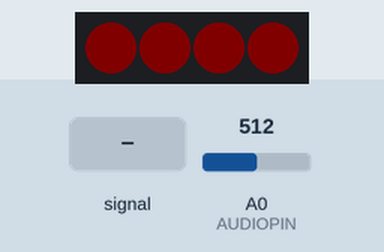
The sketch below on a simulated Arduino Uno, built with avr-gcc and run on an emulated ATmega328P. Parts: 4 RGB LEDs in strip order, left to right. The inputs (shaded band) are chosen by the test bench; at power-on: A0 (AUDIOPIN) = 512. Dim RGB values are drawn brighter than linear; random numbers use the default seed unless the sketch sets one.

Above: at 1.2 s.
1.3 s: A0 (AUDIOPIN) fed a 200 Hz sine of ±81 counts around its level
At 1.44 s:
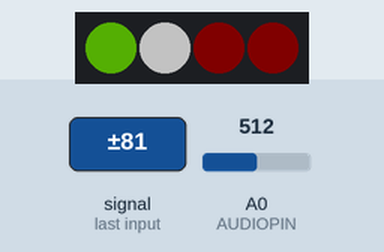
At 2.6 s:
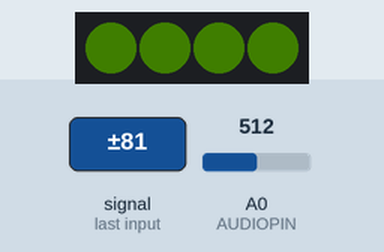
Timing chart, 0 to 9.0 s (numbered marks = the images above; inputs shaded):
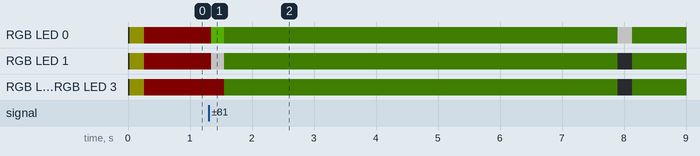

The sketch:

glowbek-reborn.ino
```cpp
#include "fix_fft.h"

#include <FastLED.h>
#include "SparksPattern.h"

#define LED_COUNT 4
#define SAMPLE_COUNT 128
#define USED_BIN_COUNT 50


int x = 0;
char im[SAMPLE_COUNT], data[SAMPLE_COUNT];
unsigned short magnitudeSquared[USED_BIN_COUNT];

#define AUDIOPIN A0

CRGB leds[LED_COUNT];
int ledsX[LED_COUNT][3];

char gradient[10] = {' ', '·','~','¢','c','»','¤','X','M','¶'};

SparksPattern sparks(leds, LED_COUNT,
                     50, //framesPerSecond,
                     3, //sparkleTrailLength,
                     6, //valFalloffDistance,
                     32, //valMin,
                     150, //valMax,
                     10); //sparkDistance

#define FRAME_WINDOW 4
bool pastTriggers[FRAME_WINDOW];

void setup() {
    //Serial.begin(115200);
    //Serial.print("Initialising...");

    LEDS.addLeds<WS2811, 7, GRB>(leds, 0, LED_COUNT);
    fill_solid(leds, LED_COUNT, CRGB(16,16,0));
    LEDS.show();
    //Serial.println(" Done.");

    memset8(pastTriggers, 0, FRAME_WINDOW);
}

void printValues() {
    Serial.println();
    char buf[3];
    for (int j = 0; j < USED_BIN_COUNT; j++) {
        sprintf(buf, "%4x", magnitudeSquared[j]);
        Serial.print(buf);
        Serial.print(' ');
    }
}

void listen();

void loop() {
    listen();

    //printValues();

    FastLED.show();

    bool isTriggered = false;

    for (int i = 0; i < USED_BIN_COUNT; ++i) {
        if (magnitudeSquared[i] > 0x0150)
        {
            isTriggered = true;
            break;
        }
    }

    bool canFireSpark = true;
    for (int j = 0; j < FRAME_WINDOW; ++j) {
        if (pastTriggers[j]) {
            canFireSpark = false;
            break;
        }
    }

    if (canFireSpark && isTriggered) {
        sparks.pushSparkToFront(random8());
    }

    memcpy8(pastTriggers, pastTriggers+1, FRAME_WINDOW-1);
    pastTriggers[FRAME_WINDOW-1] = isTriggered;


    sparks.update();
    sparks.draw(leds);
}

void listen() {
    memset8(im, 0, SAMPLE_COUNT);

    // Read some samples
    for (uint8_t i = 0; i < SAMPLE_COUNT; i++) {
        data[i] = analogRead(AUDIOPIN);
        _delay_us(50);
    };

    // The FFT provides vectors in the form of { data[i], im[i] } vectors.
    // The amplitude of a bin is encoded as the magnitude of this vector
    // (ie. sqrt(x^2 + y^2) ), and the phase is encoded as the angle
    // (ie. atan2(y,x) ).
    fix_fft(data, im, 7, 0);

    // Don't calculate magnitude for every bin; there's a lot of data we probably won't use.
    for (uint8_t i = 0; i < USED_BIN_COUNT; i++) {
        magnitudeSquared[i] = data[i] * data[i] + im[i] * im[i];
        //data[i] = sqrt16(magnitudeSquared[i]);
    };

}
```

SparksPattern.cpp
```cpp
// (licence header left out)
#include "SparksPattern.h"

#include <string.h>
#include <stdlib.h>
#include <stdio.h>
#include "hsv2rgb.h"

Spark SparksPattern::_sparks[MAX_SPARKS] = {};
unsigned char SparksPattern::_sparkCount = 1;

SparksPattern::SparksPattern(CRGB *rgbBuffer,
                             unsigned char length,
                             int framesPerSecond,
                             unsigned char sparkleTrailLength,
                             unsigned char valFalloffDistance,
                             unsigned char valMin,
                             unsigned char valMax,
                             unsigned char sparkDistance,
                             unsigned char startOffset,
                             HueSelector hueSelector)
        : _length(length),
          _timeBetweenFrames(1000 / framesPerSecond),
          _timeUntilNextFrame(0),
          _framesUntilNewSpark(startOffset),
          _sparkDistance(sparkDistance),
          _sparkleTrailLength(sparkleTrailLength),
          _valFalloffDistance(valFalloffDistance),
          _valMin(valMin),
          _valMax(valMax),
          _hueSelector(hueSelector)
{
    _buffer.rgb = rgbBuffer;

    _sparks[0] = Spark(0, length - 1);
}

void SparksPattern::update()
{
    advanceSparks();
}

void SparksPattern::advanceSparks()
{
    // First, advance all sparks
    for (int i = 0; i < _sparkCount; i++)
        _sparks[i].position++;

    // Next, prune a spark if we are able.
    // We can only destroy a spark if:
    //   - There are at least two sparks
    //  && Spark before it has reached the end
    if (_sparkCount > 1) {
        Spark& secondToLast = _sparks[_sparkCount - 2];
        if (secondToLast.position >= (_length - 1)) {
            _sparkCount--;
        }
    }
}

void SparksPattern::pushSparkToFront(unsigned char hue)
{
    for (int i = MAX_SPARKS - 2; i >= 0; i--) {
        _sparks[i + 1] = _sparks[i];
    }

    _sparks[0].position = 0;
    _sparks[0].hue = hue;
    _sparkCount++;
}

inline int interpolate(int a, int b, int t, int range_t)
{
    return ( (a * t) / range_t) + (b * (range_t - t) / range_t);
}

unsigned char SparksPattern::pixelVal(unsigned char leadingSparkPosition,
                                      unsigned char pixelPosition)
{
    unsigned char distance = leadingSparkPosition - pixelPosition;
    if (distance > _valFalloffDistance)
        return _valMin;

    return interpolate(_valMin, _valMax, distance, _valFalloffDistance);
}

void SparksPattern::draw(CRGB *frameBuffer)
{
    int lastSparkHead = -1;

    // Iterate forward through the sparks
    for (int i = 0; i < _sparkCount; i++) {
        Spark &spark = _sparks[i];
        // - Find the position of this spark
        int startIdx = spark.position;

        // - If the spark is beyond the end, we still need to draw its body and tail
        //   (we just can't render its head, or anything beyond the framebuffer)
        if (startIdx >= _length) {
            startIdx = _length - 1;
        }

        // - Iterate backwards until the head of the last spark
        for (int pixelIdx = startIdx; pixelIdx > lastSparkHead; pixelIdx--) {
            CHSV &pixel = _buffer.hsv[pixelIdx];

            //   - Set pixel hue to curent spark's hue
            pixel.hue = spark.hue;

            //   - Set pixel saturation:
            //     - (HEAD) 0
            //     - (BODY) random
            //     - (TAIL) 255
            if (pixelIdx == spark.position) {
                pixel.sat = 0;
            }
            else if (spark.position - pixelIdx <= _sparkleTrailLength) {
                // Saturation = 100% - RandomElement({ 0xff, 0x7f, 0x3f, 0x1f, 0x0f })
                //    leaving possible sat values of { 0x00, 0x70, 0xc0, 0xe0, 0xf0 }
                pixel.sat = 0xff - (0xff >> (rand() % 5));
                //pixel.sat = interpolate(255, 0, spark.Position - pixelIdx, _sparkleTrailLength);
            }
            else {
                pixel.sat = 255;
            }

            // Set pixel value based on the falloff function
            pixel.val = pixelVal(spark.position, pixelIdx);
        }

        lastSparkHead = spark.position;
    }

    hsv2rgb_rainbow(_buffer.hsv, _buffer.rgb, _length);
}

SparksPattern::~SparksPattern()
{
}
```

SparksPattern.h
```cpp
// (licence header left out)
#ifndef PATTERN_SPARKSPATTERN_H_
#define PATTERN_SPARKSPATTERN_H_

#define MAX_SPARKS 12

#include <stdlib.h>
#include <FastLED.h>

struct Spark;

union CombinedBuffer
{
    CHSV *hsv;
    CRGB *rgb;
};

typedef unsigned char (*HueSelector)();

class SparksPattern
{
public:
    SparksPattern(CRGB *rgbBuffer,
                  unsigned char length,
                  int framesPerSecond,
                  unsigned char sparkleTrailLength,
                  unsigned char valFalloffDistance,
                  unsigned char valMin,
                  unsigned char valMax,
                  unsigned char sparkDistance,
                  unsigned char startOffset = 1,
                  HueSelector hueSelector = NULL);
    virtual ~SparksPattern();

    virtual void update();
    virtual void draw(CRGB *frameBuffer);

    void pushSparkToFront(unsigned char hue);

private:
    unsigned char _length;
    unsigned char _framesUntilNewSpark;

    int _timeUntilNextFrame;
    const int _timeBetweenFrames;

    const unsigned char _sparkDistance;
    const unsigned char _sparkleTrailLength;
    const unsigned char _valFalloffDistance;
    const unsigned char _valMin;
    const unsigned char _valMax;

    HueSelector _hueSelector;

    static Spark _sparks[MAX_SPARKS];
    static unsigned char _sparkCount;

    CombinedBuffer _buffer;

    unsigned char pixelVal(unsigned char leadingSparkPosition,
                           unsigned char pixelPosition);
    void advanceSparks();
};

struct Spark
{
    Spark()
            : hue(0),
              position(0)
    {
    }
    Spark(const Spark &rhs)
    {
        hue = rhs.hue;
        position = rhs.position;
    }
    Spark(unsigned char h, unsigned char position = 0)
            : hue(h),
              position(position)
    {
    }
    unsigned char hue;
    unsigned char position;
};

#endif // PATTERN_SPARKSPATTERN_H_
```

fix_fft.h
```cpp
#include <avr/pgmspace.h>
#include <Arduino.h>

/* fix_fft.c - Fixed-point in-place Fast Fourier Transform  */
/*
  All data are fixed-point short integers, in which -32768
  to +32768 represent -1.0 to +1.0 respectively. Integer
  arithmetic is used for speed, instead of the more natural
  floating-point.

  For the forward FFT (time -> freq), fixed scaling is
  performed to prevent arithmetic overflow, and to map a 0dB
  sine/cosine wave (i.e. amplitude = 32767) to two -6dB freq
  coefficients. The return value is always 0.

  For the inverse FFT (freq -> time), fixed scaling cannot be
  done, as two 0dB coefficients would sum to a peak amplitude
  of 64K, overflowing the 32k range of the fixed-point integers.
  Thus, the fix_fft() routine performs variable scaling, and
  returns a value which is the number of bits LEFT by which
  the output must be shifted to get the actual amplitude
  (i.e. if fix_fft() returns 3, each value of fr[] and fi[]
  must be multiplied by 8 (2**3) for proper scaling.
  Clearly, this cannot be done within fixed-point short
  integers. In practice, if the result is to be used as a
  filter, the scale_shift can usually be ignored, as the
  result will be approximately correctly normalized as is.

  Written by:  Tom Roberts  11/8/89
  Made portable:  Malcolm Slaney 12/15/94 malcolm@interval.com
  Enhanced:  Dimitrios P. Bouras  14 Jun 2006 dbouras@ieee.org
  Modified for 8bit values David Keller  10.10.2010
*/


#define N_WAVE      256    /* full length of Sinewave[] */
#define LOG2_N_WAVE 8      /* log2(N_WAVE) */


/*
  Since we only use 3/4 of N_WAVE, we define only
  this many samples, in order to conserve data space.
*/


const int8_t Sinewave[N_WAVE-N_WAVE/4] PROGMEM = {
0, 3, 6, 9, 12, 15, 18, 21,
24, 28, 31, 34, 37, 40, 43, 46,
48, 51, 54, 57, 60, 63, 65, 68,
71, 73, 76, 78, 81, 83, 85, 88,
90, 92, 94, 96, 98, 100, 102, 104,
106, 108, 109, 111, 112, 114, 115, 117,
118, 119, 120, 121, 122, 123, 124, 124,
125, 126, 126, 127, 127, 127, 127, 127,

127, 127, 127, 127, 127, 127, 126, 126,
125, 124, 124, 123, 122, 121, 120, 119,
118, 117, 115, 114, 112, 111, 109, 108,
106, 104, 102, 100, 98, 96, 94, 92,
90, 88, 85, 83, 81, 78, 76, 73,
71, 68, 65, 63, 60, 57, 54, 51,
48, 46, 43, 40, 37, 34, 31, 28,
24, 21, 18, 15, 12, 9, 6, 3,

0, -3, -6, -9, -12, -15, -18, -21,
-24, -28, -31, -34, -37, -40, -43, -46,
-48, -51, -54, -57, -60, -63, -65, -68,
-71, -73, -76, -78, -81, -83, -85, -88,
-90, -92, -94, -96, -98, -100, -102, -104,
-106, -108, -109, -111, -112, -114, -115, -117,
-118, -119, -120, -121, -122, -123, -124, -124,
-125, -126, -126, -127, -127, -127, -127, -127,

/*-127, -127, -127, -127, -127, -127, -126, -126,
-125, -124, -124, -123, -122, -121, -120, -119,
-118, -117, -115, -114, -112, -111, -109, -108,
-106, -104, -102, -100, -98, -96, -94, -92,
-90, -88, -85, -83, -81, -78, -76, -73,
-71, -68, -65, -63, -60, -57, -54, -51,
-48, -46, -43, -40, -37, -34, -31, -28,
-24, -21, -18, -15, -12, -9, -6, -3, */
};


/*
  FIX_MPY() - fixed-point multiplication & scaling.
  Substitute inline assembly for hardware-specific
  optimization suited to a particluar DSP processor.
  Scaling ensures that result remains 16-bit.
*/
inline char FIX_MPY(char a, char b)
{

  //Serial.println(a);
 //Serial.println(b);


    /* shift right one less bit (i.e. 15-1) */
    int c = ((int)a * (int)b) >> 6;
    /* last bit shifted out = rounding-bit */
    b = c & 0x01;
    /* last shift + rounding bit */
    a = (c >> 1) + b;

        /*
        Serial.println(Sinewave[3]);
        Serial.println(c);
        Serial.println(a);
        while(1);*/

    return a;
}

/*
  fix_fft() - perform forward/inverse fast Fourier transform.
  fr[n],fi[n] are real and imaginary arrays, both INPUT AND
  RESULT (in-place FFT), with 0 <= n < 2**m; set inverse to
  0 for forward transform (FFT), or 1 for iFFT.
*/
int fix_fft(char fr[], char fi[], int m, int inverse)
{
    int mr, nn, i, j, l, k, istep, n, scale, shift;
    char qr, qi, tr, ti, wr, wi;

    n = 1 << m;

    /* max FFT size = N_WAVE */
    if (n > N_WAVE)
        return -1;

    mr = 0;
    nn = n - 1;
    scale = 0;

    /* decimation in time - re-order data */
    for (m=1; m<=nn; ++m) {
        l = n;
        do {
            l >>= 1;
        } while (mr+l > nn);
        mr = (mr & (l-1)) + l;

        if (mr <= m)
            continue;
        tr = fr[m];
        fr[m] = fr[mr];
        fr[mr] = tr;
        ti = fi[m];
        fi[m] = fi[mr];
        fi[mr] = ti;
    }

    l = 1;
    k = LOG2_N_WAVE-1;
    while (l < n) {
        if (inverse) {
            /* variable scaling, depending upon data */
            shift = 0;
            for (i=0; i<n; ++i) {
                j = fr[i];
                if (j < 0)
                    j = -j;
                m = fi[i];
                if (m < 0)
                    m = -m;
                if (j > 16383 || m > 16383) {
                    shift = 1;
                    break;
                }
            }
            if (shift)
                ++scale;
        } else {
            /*
              fixed scaling, for proper normalization --
              there will be log2(n) passes, so this results
              in an overall factor of 1/n, distributed to
              maximize arithmetic accuracy.
            */
            shift = 1;
        }
        /*
          it may not be obvious, but the shift will be
          performed on each data point exactly once,
          during this pass.
        */
        istep = l << 1;
        for (m=0; m<l; ++m) {
            j = m << k;
            /* 0 <= j < N_WAVE/2 */
            wr =  pgm_read_word_near(Sinewave + j+N_WAVE/4);

/*Serial.println("asdfasdf");
Serial.println(wr);
Serial.println(j+N_WAVE/4);
Serial.println(Sinewave[256]);

Serial.println("");*/


            wi = -pgm_read_word_near(Sinewave + j);
            if (inverse)
                wi = -wi;
            if (shift) {
                wr >>= 1;
                wi >>= 1;
            }
            for (i=m; i<n; i+=istep) {
                j = i + l;
                tr = FIX_MPY(wr,fr[j]) - FIX_MPY(wi,fi[j]);
                ti = FIX_MPY(wr,fi[j]) + FIX_MPY(wi,fr[j]);
                qr = fr[i];
                qi = fi[i];
                if (shift) {
                    qr >>= 1;
                    qi >>= 1;
                }
                fr[j] = qr - tr;
                fi[j] = qi - ti;
                fr[i] = qr + tr;
                fi[i] = qi + ti;
            }
        }
        --k;
        l = istep;
    }
    return scale;
}

/*
  fix_fftr() - forward/inverse FFT on array of real numbers.
  Real FFT/iFFT using half-size complex FFT by distributing
  even/odd samples into real/imaginary arrays respectively.
  In order to save data space (i.e. to avoid two arrays, one
  for real, one for imaginary samples), we proceed in the
  following two steps: a) samples are rearranged in the real
  array so that all even samples are in places 0-(N/2-1) and
  all imaginary samples in places (N/2)-(N-1), and b) fix_fft
  is called with fr and fi pointing to index 0 and index N/2
  respectively in the original array. The above guarantees
  that fix_fft "sees" consecutive real samples as alternating
  real and imaginary samples in the complex array.
*/
int fix_fftr(char f[], int m, int inverse)
{
    int i, N = 1<<(m-1), scale = 0;
    char tt, *fr=f, *fi=&f[N];

    if (inverse)
        scale = fix_fft(fi, fr, m-1, inverse);
    for (i=1; i<N; i+=2) {
        tt = f[N+i-1];
        f[N+i-1] = f[i];
        f[i] = tt;
    }
    if (! inverse)
        scale = fix_fft(fi, fr, m-1, inverse);
    return scale;
}
```
